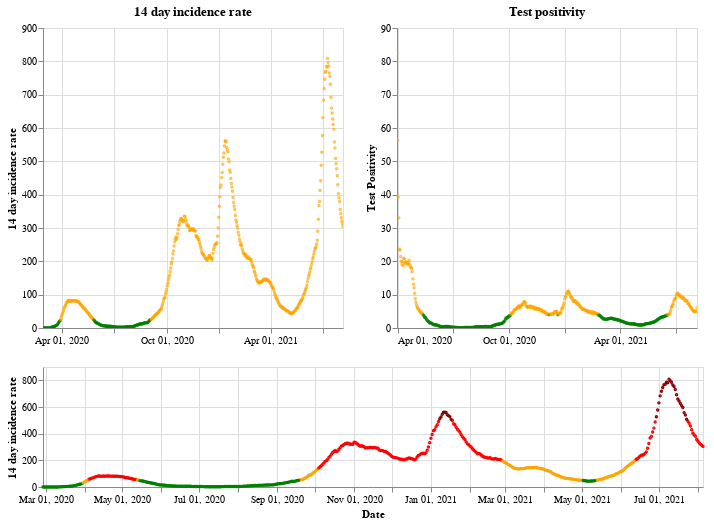

The cell this chart's notebook holds for it:
### Markdown cell above
## Scotland

### Code cell
plot_traffic_light('Scotland')

### Figure 1 — Vega-Lite specification as saved in the notebook (floating-point values rounded to 4 significant figures; data arrays with more than 128 entries replaced by an {"elided": "..."} marker saying what was removed)
{"config": {"view": {"continuousWidth": 400, "continuousHeight": 300}}, "vconcat": [{"hconcat": [{"mark": {"type": "point", "size": 2}, "encoding": {"color": {"condition": {"value": "green", "test": "(datum.twoWeeklyCasesRate <= 25)"}, "value": "orange"}, "tooltip": [{"type": "nominal", "field": "areaName"}, {"type": "temporal", "field": "date"}, {"type": "quantitative", "field": "twoWeeklyCasesRate"}, {"type": "quantitative", "field": "testPositivity"}], "x": {"type": "temporal", "axis": {"title": ""}, "field": "date", "scale": {"domain": {"selection": "DateBrush"}}, "timeUnit": "yearmonthdate"}, "y": {"type": "quantitative", "axis": {"title": "14 day incidence rate"}, "field": "twoWeeklyCasesRate"}}, "title": "14 day incidence rate", "width": 300}, {"mark": {"type": "point", "size": 2}, "encoding": {"color": {"condition": {"value": "green", "test": "(datum.testPositivity <= 4)"}, "value": "orange"}, "tooltip": [{"type": "nominal", "field": "areaName"}, {"type": "temporal", "field": "date"}, {"type": "quantitative", "field": "twoWeeklyCasesRate"}, {"type": "quantitative", "field": "testPositivity"}], "x": {"type": "temporal", "axis": {"title": ""}, "field": "date", "scale": {"domain": {"selection": "DateBrush"}}, "timeUnit": "yearmonthdate"}, "y": {"type": "quantitative", "axis": {"title": "Test Positivity"}, "field": "testPositivity"}}, "title": "Test positivity", "width": 300}]}, {"layer": [{"mark": {"type": "point", "size": 2}, "encoding": {"color": {"condition": {"value": "orange", "test": "(((datum.testPositivity < 4) && (datum.twoWeeklyCasesRate >= 50)) && (datum.twoWeeklyCasesRate < 200))"}, "value": "red"}, "opacity": {"condition": {"value": 1, "test": "((datum.twoWeeklyCasesRate >= 50) && (datum.twoWeeklyCasesRate < 500))"}, "value": 0}, "tooltip": [{"type": "nominal", "field": "areaName"}, {"type": "temporal", "field": "date"}, {"type": "quantitative", "field": "twoWeeklyCasesRate"}, {"type": "quantitative", "field": "testPositivity"}], "x": {"type": "temporal", "axis": {"title": "Date"}, "field": "date", "timeUnit": "yearmonthdate"}, "y": {"type": "quantitative", "axis": {"title": "14 day incidence rate"}, "field": "twoWeeklyCasesRate"}}, "selection": {"DateBrush": {"type": "interval", "encodings": ["x"], "fields": ["Time"]}}}, {"mark": {"type": "point", "size": 2}, "encoding": {"color": {"value": "darkred"}, "opacity": {"condition": {"value": 1, "test": "(datum.twoWeeklyCasesRate >= 500)"}, "value": 0}, "tooltip": [{"type": "nominal", "field": "areaName"}, {"type": "temporal", "field": "date"}, {"type": "quantitative", "field": "twoWeeklyCasesRate"}, {"type": "quantitative", "field": "testPositivity"}], "x": {"type": "temporal", "axis": {"title": "Date"}, "field": "date", "timeUnit": "yearmonthdate"}, "y": {"type": "quantitative", "axis": {"title": "14 day incidence rate"}, "field": "twoWeeklyCasesRate"}}}, {"mark": {"type": "point", "size": 2}, "encoding": {"color": {"condition": {"value": "green", "test": "((datum.testPositivity < 4) && (datum.twoWeeklyCasesRate < 50))"}, "value": "orange"}, "opacity": {"condition": {"value": 1, "test": "(datum.twoWeeklyCasesRate < 50)"}, "value": 0}, "tooltip": [{"type": "nominal", "field": "areaName"}, {"type": "temporal", "field": "date"}, {"type": "quantitative", "field": "twoWeeklyCasesRate"}, {"type": "quantitative", "field": "testPositivity"}], "x": {"type": "temporal", "axis": {"title": "Date"}, "field": "date", "timeUnit": "yearmonthdate"}, "y": {"type": "quantitative", "axis": {"title": "14 day incidence rate"}, "field": "twoWeeklyCasesRate"}}}], "height": 120, "width": 660}], "data": {"name": "data-8448c4d6a119b97a6887874d11a4eb82"}, "$schema": "https://vega.github.io/schema/vega-lite/v4.8.1.json", "datasets": {"data-8448c4d6a119b97a6887874d11a4eb82": {"elided": "525 records"}}}
